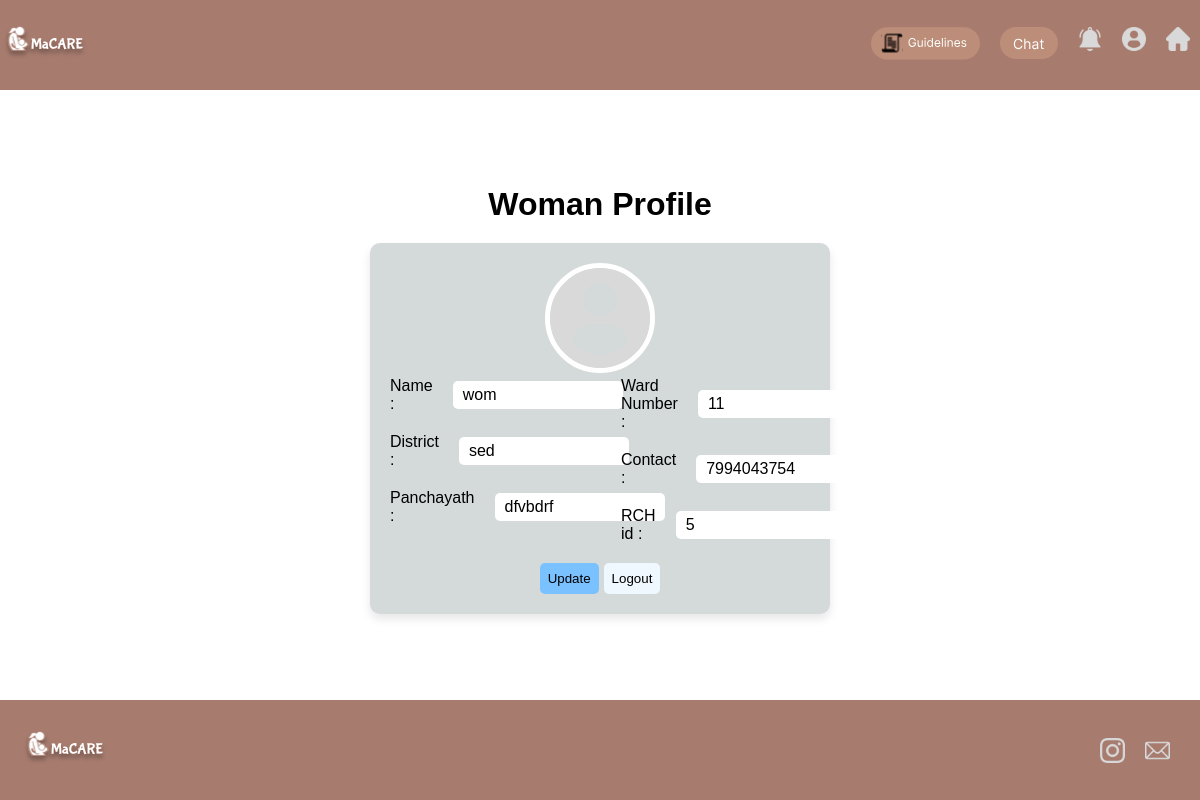
Page /wprofile/ (signed in) on the committed database.
### macares/models.py (models this page shows, shortened)
class User(models.Model):
    uid=models.AutoField(primary_key=True)
    email = models.EmailField(unique=True)
    name = models.CharField(max_length=20)
    password = models.CharField(max_length=20)
    age=models.IntegerField(default='10')
    yesno=models.CharField(max_length=3)
    district=models.CharField(max_length=50)
    wardno=models.IntegerField()
    phone=models.IntegerField()
    cmp = models.CharField(max_length=20)
    occupation = models.CharField(max_length=20)
    ashaid = models.IntegerField(default='0')
    lastmen = models.DateField(settings.DATE_FORMAT,default="2002-02-01")
    lastpg = models.DateField(settings.DATE_FORMAT,default="2002-02-01")
    bg = models.CharField(max_length=20,default="A+")

### macares/views.py (the view)
# urls.py: path('wprofile/',wprofile,name='wprofile'),
def wprofile(request):
    if 'email' in request.session:
        users  = User.objects.get(email=request.session['email'])
        my_dict = {
            'name': users.name,
            'email':users.email,
            'wardno' : users.wardno,
            'district': users.district,
            'phone':users.phone,
            'panchayath':users.cmp,
            'rchid'   : users.uid
        }
        return render(request,'wprofile.html',{'my_dict':my_dict})
    else:
        data = {'status':'You need to login first'}
        return render(request,'womenSignUp.html',context=data)

### macares/templates/wprofile.html
{% extends 'baseWomen.html' %}
{% block style %}
<link rel="stylesheet" href="../static/css/womenprofile.css">
{% endblock %}
{% block content %}
<div class="profilewoman-wrapper">
    <h1>Woman Profile</h1>
    <div class="content">
        <div class="contentWrapper">
            <div class="img-circle text-center mb-3">
                <img src="../static/images/profileIcon .svg" alt="Image" class="shadow">
            </div>
            <div class="new">
                <div>
                    <div class="labelprofile">
                        <p>Name :</p>
                        <p>{{my_dict.name}}</p>
                    </div>
                    <div class="labelprofile">
                        <p>District :</p>
                        <p>{{my_dict.district}}</p>
                    </div>
                    <div class="labelprofile">
                        <p>Panchayath :</p>
                        <p>{{my_dict.panchayath}}</p>
                    </div>
                </div>
                <div>
                    <div class="labelprofile">
                        <p>Ward Number :</p>
                        <p>{{my_dict.wardno}}</p>
                    </div>
                    <div class="labelprofile">
                        <p>Contact :</p>
                        <p>{{my_dict.phone}}</p>
                    </div>
                    <div class="labelprofile">
                        <p>RCH id :</p>
                        <p>{{my_dict.rchid}}</p>
                    </div>
                </div>
            </div>
            <div style="display: flex; gap: 5px; padding-top: 20px;">
                <a href="{% url 'wupdate' %}">
                    <button class="up">Update</button>
                </a>
                <a href="{% url 'home' %}">
                    <button class="can">Logout</button>
                </a>
            </div>
        </div>
    </div>
</div>
{% endblock %}

### macares/static/css/womenprofile.css (style rules this page uses)
.profilewoman-wrapper { width: 100vw; height: 100vh; display: flex; align-items: center; justify-content: center; flex-direction: column; gap: 20px; }
.labelprofile { display: flex; width: 100%; gap: 20px; align-items: center; justify-content: space-between; }
.labelprofile>:nth-child(2) { min-width: 150px; max-width: 200px; padding: 5px 10px; background-color: rgb(255, 255, 255); border-radius: 5px; }
.contentWrapper { display: flex; align-items: center; flex-direction: column; width: 35vw; height: fit-content; border-radius: 10px; box-shadow: 0 5px 10px rgba(20, 16, 16, 0.1) ; background-color: rgb(212, 217, 217); padding: 20px; }
.new { padding: 0; margin: 0; display: flex; flex-direction: row; justify-content: space-between; width: 100%; }
.new>div { display: flex; flex-direction: column; gap: 20px; width: 45%; }
.up { padding: 8px; background-color: rgb(122, 193, 255); border-radius: 5px; border: none; }
.can { padding: 8px; background-color: aliceblue; border-radius: 5px; border: none; }
.img-circle img { height: 100px; width: 100px; border-radius: 100%; border: 5px solid #fff; }

### macares/static/css/baseWom.css (style rules this page uses)
* { margin: 0; padding: 0; font-family: sans-serif; }
a { text-decoration: none; }
body { display: flex; flex-direction: column; align-items: center; padding: 0; overflow-x: hidden; }
.content { padding: 0; }

### rows in the picture
User: name "wom", district "sed", panchayath "dfvbdrf"

### other values in the picture
{{ my_dict.wardno }} "11"
{{ my_dict.phone }} "7994043754"
{{ my_dict.rchid }} "5"
